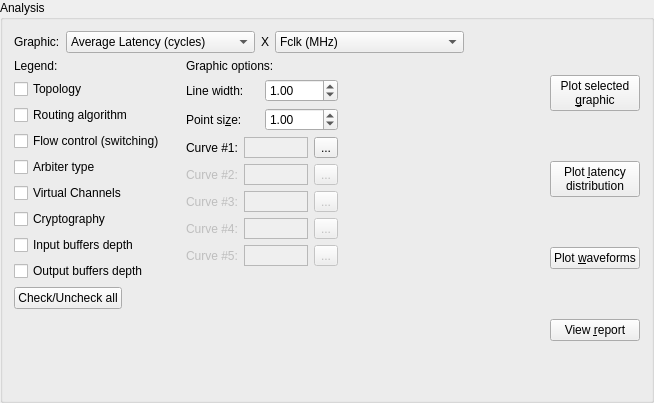
          <widget class="QGroupBox" name="groupBox_3">
           <property name="title">
            <string>Analysis</string>
           </property>
           <layout class="QVBoxLayout" name="verticalLayout_11">
            <item>
             <layout class="QHBoxLayout" name="horizontalLayout_33">
              <item>
               <layout class="QVBoxLayout" name="verticalLayout_14">
                <item>
                 <layout class="QHBoxLayout" name="horizontalLayout_32">
                  <item>
                   <widget class="QLabel" name="labelGraphic">
                    <property name="text">
                     <string>Graphic:</string>
                    </property>
                   </widget>
                  </item>
                  <item>
                   <widget class="QComboBox" name="comboBoxYAxisGraphic">
                    <property name="sizeAdjustPolicy">
                     <enum>QComboBox::AdjustToContents</enum>
                    </property>
                    <item>
                     <property name="text">
                      <string>Average Latency (cycles)</string>
                     </property>
                    </item>
                    <item>
                     <property name="text">
                      <string>Average Latency (ns)</string>
                     </property>
                    </item>
                    <item>
                     <property name="text">
                      <string>Accepted Traffic (normalized)</string>
                     </property>
                    </item>
                    <item>
                     <property name="text">
                      <string>Accepted Traffic (Mbps/n)</string>
                     </property>
                    </item>
                    <item>
                     <property name="text">
                      <string>% Met deadlines RT0</string>
                     </property>
                    </item>
                    <item>
                     <property name="text">
                      <string>% Met deadlines RT1</string>
                     </property>
                    </item>
                    <item>
                     <property name="text">
                      <string>% Met deadlines nRT0</string>
                     </property>
                    </item>
                    <item>
                     <property name="text">
                      <string>% Met deadlines nRT1</string>
                     </property>
                    </item>
                   </widget>
                  </item>
                  <item>
                   <widget class="QLabel" name="labelVersus">
                    <property name="text">
                     <string>X</string>
                    </property>
                   </widget>
                  </item>
                  <item>
                   <widget class="QComboBox" name="comboBoxXAxisGraphic">
                    <property name="sizeAdjustPolicy">
                     <enum>QComboBox::AdjustToContents</enum>
                    </property>
                    <item>
                     <property name="text">
                      <string>Fclk (MHz)</string>
                     </property>
                    </item>
                    <item>
                     <property name="text">
                      <string>Offered Traffic (normalized)</string>
                     </property>
                    </item>
                    <item>
                     <property name="text">
                      <string>Accepted Traffic (normalized)</string>
                     </property>
                    </item>
                    <item>
                     <property name="text">
                      <string>Accepted Traffic (Mbps/n)</string>
                     </property>
                    </item>
                   </widget>
                  </item>
                  <item>
                   <spacer name="horizontalSpacer_9">
                    <property name="orientation">
                     <enum>Qt::Horizontal</enum>
                    </property>
                    <property name="sizeHint" stdset="0">
                     <size>
                      <width>40</width>
                      <height>20</height>
                     </size>
                    </property>
                   </spacer>
                  </item>
                 </layout>
                </item>
                <item>
                 <layout class="QHBoxLayout" name="horizontalLayout_31">
                  <item>
                   <layout class="QVBoxLayout" name="verticalLayout_12">
                    <item>
                     <widget class="QLabel" name="labelLegendGraphic">
                      <property name="text">
                       <string>Legend:</string>
                      </property>
                     </widget>
                    </item>
                    <item>
                     <widget class="QCheckBox" name="checkBoxTopology">
                      <property name="statusTip">
                       <string>Show the experiment topology in the graph legend</string>
                      </property>
                      <property name="text">
                       <string>Topology</string>
                      </property>
                     </widget>
                    </item>
                    <item>
                     <widget class="QCheckBox" name="checkBoxRoutingAlgorithm">
                      <property name="statusTip">
                       <string>Show the experiment routing algorithm in the graph legend</string>
                      </property>
                      <property name="text">
                       <string>Routing algorithm</string>
                      </property>
                     </widget>
                    </item>
                    <item>
                     <widget class="QCheckBox" name="checkBoxFlowControl">
                      <property name="statusTip">
                       <string>Show the experiment flow control in the graph legend</string>
                      </property>
                      <property name="text">
                       <string>Flow control (switching)</string>
                      </property>
                     </widget>
                    </item>
                    <item>
                     <widget class="QCheckBox" name="checkBoxArbiterType">
                      <property name="statusTip">
                       <string>Show the experiment arbiter type in the graph legend</string>
                      </property>
                      <property name="text">
                       <string>Arbiter type</string>
                      </property>
                     </widget>
                    </item>
                    <item>
                     <widget class="QCheckBox" name="checkBoxVcOption">
                      <property name="statusTip">
                       <string>Show the experiment virtual channels option in the graph legend</string>
                      </property>
                      <property name="text">
                       <string>Virtual Channels</string>
                      </property>
                     </widget>
                    </item>
                    <item>
                     <widget class="QCheckBox" name="checkBoxCryptography">
                      <property name="text">
                       <string>Cryptography</string>
                      </property>
                     </widget>
                    </item>
                    <item>
                     <widget class="QCheckBox" name="checkBoxInputBuffersDepth">
                      <property name="statusTip">
                       <string>Show the experiment input buffers depth in the graph legend</string>
                      </property>
                      <property name="text">
                       <string>Input buffers depth</string>
                      </property>
                     </widget>
                    </item>
                    <item>
                     <widget class="QCheckBox" name="checkBoxOutputBuffersDepth">
                      <property name="statusTip">
                       <string>Show the experiment output buffers depth in the graph legend</string>
                      </property>
                      <property name="text">
                       <string>Output buffers depth</string>
                      </property>
                     </widget>
                    </item>
                    <item>
                     <layout class="QHBoxLayout" name="horizontalLayout_34">
                      <item>
                       <widget class="QPushButton" name="buttonCheckUncheckAll">
                        <property name="text">
                         <string>Check/Uncheck all</string>
                        </property>
                       </widget>
                      </item>
                      <item>
                       <spacer name="horizontalSpacer_10">
                        <property name="orientation">
                         <enum>Qt::Horizontal</enum>
                        </property>
                        <property name="sizeHint" stdset="0">
                         <size>
                          <width>40</width>
                          <height>20</height>
                         </size>
                        </property>
                       </spacer>
                      </item>
                     </layout>
                    </item>
                    <item>
                     <spacer name="verticalSpacer_4">
                      <property name="orientation">
                       <enum>Qt::Vertical</enum>
                      </property>
                      <property name="sizeHint" stdset="0">
                       <size>
                        <width>20</width>
                        <height>40</height>
                       </size>
                      </property>
                     </spacer>
                    </item>
                   </layout>
                  </item>
                  <item>
                   <layout class="QVBoxLayout" name="verticalLayout_10">
                    <item>
                     <widget class="QLabel" name="labelGraphicOptions">
                      <property name="text">
                       <string>Graphic options:</string>
                      </property>
                     </widget>
                    </item>
                    <item>
                     <layout class="QHBoxLayout" name="horizontalLayout_29">
                      <item>
                       <widget class="QLabel" name="labelLineWidth">
                        <property name="text">
                         <string>Line width:</string>
                        </property>
                        <property name="buddy">
                         <cstring>doubleSpinBoxLineWidth</cstring>
                        </property>
                       </widget>
                      </item>
                      <item>
                       <widget class="QDoubleSpinBox" name="doubleSpinBoxLineWidth">
                        <property name="correctionMode">
                         <enum>QAbstractSpinBox::CorrectToNearestValue</enum>
                        </property>
                        <property name="minimum">
                         <double>0.010000000000000</double>
                        </property>
                        <property name="maximum">
                         <double>5.000000000000000</double>
                        </property>
                        <property name="singleStep">
                         <double>0.500000000000000</double>
                        </property>
                        <property name="value">
                         <double>1.000000000000000</double>
                        </property>
                       </widget>
                      </item>
                     </layout>
                    </item>
                    <item>
                     <layout class="QHBoxLayout" name="horizontalLayout_30">
                      <item>
                       <widget class="QLabel" name="labelPointSize">
                        <property name="text">
                         <string>Point si&amp;ze:</string>
                        </property>
                        <property name="buddy">
                         <cstring>doubleSpinBoxPointSize</cstring>
                        </property>
                       </widget>
                      </item>
                      <item>
                       <widget class="QDoubleSpinBox" name="doubleSpinBoxPointSize">
                        <property name="correctionMode">
                         <enum>QAbstractSpinBox::CorrectToNearestValue</enum>
                        </property>
                        <property name="minimum">
                         <double>0.010000000000000</double>
                        </property>
                        <property name="maximum">
                         <double>5.000000000000000</double>
                        </property>
                        <property name="singleStep">
                         <double>0.500000000000000</double>
                        </property>
                        <property name="value">
                         <double>1.000000000000000</double>
                        </property>
                       </widget>
                      </item>
                     </layout>
                    </item>
                    <item>
                     <layout class="QHBoxLayout" name="horizontalLayout_24">
                      <item>
                       <widget class="QLabel" name="labelColorCurve1">
                        <property name="text">
                         <string>Curve #1:</string>
                        </property>
                       </widget>
                      </item>
                      <item>
                       <widget class="QFrame" name="frameCurve1">
                        <property name="minimumSize">
                         <size>
                          <width>64</width>
                          <height>0</height>
                         </size>
                        </property>
                        <property name="autoFillBackground">
                         <bool>true</bool>
                        </property>
                        <property name="frameShape">
                         <enum>QFrame::StyledPanel</enum>
                        </property>
                        <property name="frameShadow">
                         <enum>QFrame::Raised</enum>
                        </property>
                       </widget>
                      </item>
                      <item>
                       <widget class="QToolButton" name="toolButtonColorCurve1">
                        <property name="text">
                         <string>...</string>
                        </property>
                        <property name="icon">
                         <iconset resource="../resources/Icons.qrc">
                          <normaloff>:/icons/icons/color_picker_icon.png</normaloff>:/icons/icons/color_picker_icon.png</iconset>
                        </property>
                       </widget>
                      </item>
                     </layout>
                    </item>
                    <item>
                     <layout class="QHBoxLayout" name="horizontalLayout_25">
                      <item>
                       <widget class="QLabel" name="labelColorCurve2">
                        <property name="enabled">
                         <bool>false</bool>
                        </property>
                        <property name="text">
                         <string>Curve #2:</string>
                        </property>
                       </widget>
                      </item>
                      <item>
                       <widget class="QFrame" name="frameCurve2">
                        <property name="enabled">
                         <bool>false</bool>
                        </property>
                        <property name="minimumSize">
                         <size>
                          <width>64</width>
                          <height>0</height>
                         </size>
                        </property>
                        <property name="autoFillBackground">
                         <bool>true</bool>
                        </property>
                        <property name="frameShape">
                         <enum>QFrame::StyledPanel</enum>
                        </property>
                        <property name="frameShadow">
                         <enum>QFrame::Raised</enum>
                        </property>
                       </widget>
                      </item>
                      <item>
                       <widget class="QToolButton" name="toolButtonColorCurve2">
                        <property name="enabled">
                         <bool>false</bool>
                        </property>
                        <property name="text">
                         <string>...</string>
                        </property>
                        <property name="icon">
                         <iconset resource="../resources/Icons.qrc">
                          <normaloff>:/icons/icons/color_picker_icon.png</normaloff>:/icons/icons/color_picker_icon.png</iconset>
                        </property>
                       </widget>
                      </item>
                     </layout>
                    </item>
                    <item>
                     <layout class="QHBoxLayout" name="horizontalLayout_26">
                      <item>
                       <widget class="QLabel" name="labelColorCurve3">
                        <property name="enabled">
                         <bool>false</bool>
                        </property>
                        <property name="text">
                         <string>Curve #3:</string>
                        </property>
                       </widget>
                      </item>
                      <item>
                       <widget class="QFrame" name="frameCurve3">
                        <property name="enabled">
                         <bool>false</bool>
                        </property>
                        <property name="minimumSize">
                         <size>
                          <width>64</width>
                          <height>0</height>
                         </size>
                        </property>
                        <property name="autoFillBackground">
                         <bool>true</bool>
                        </property>
                        <property name="frameShape">
                         <enum>QFrame::StyledPanel</enum>
                        </property>
                        <property name="frameShadow">
                         <enum>QFrame::Raised</enum>
                        </property>
                       </widget>
                      </item>
                      <item>
                       <widget class="QToolButton" name="toolButtonColorCurve3">
                        <property name="enabled">
                         <bool>false</bool>
                        </property>
                        <property name="text">
                         <string>...</string>
                        </property>
                        <property name="icon">
                         <iconset resource="../resources/Icons.qrc">
                          <normaloff>:/icons/icons/color_picker_icon.png</normaloff>:/icons/icons/color_picker_icon.png</iconset>
                        </property>
                       </widget>
                      </item>
                     </layout>
                    </item>
                    <item>
                     <layout class="QHBoxLayout" name="horizontalLayout_27">
                      <item>
                       <widget class="QLabel" name="labelColorCurve4">
                        <property name="enabled">
                         <bool>false</bool>
                        </property>
                        <property name="text">
                         <string>Curve #4:</string>
                        </property>
                       </widget>
                      </item>
                      <item>
                       <widget class="QFrame" name="frameCurve4">
                        <property name="enabled">
                         <bool>false</bool>
                        </property>
                        <property name="minimumSize">
                         <size>
                          <width>64</width>
                          <height>0</height>
                         </size>
                        </property>
                        <property name="autoFillBackground">
                         <bool>true</bool>
                        </property>
                        <property name="frameShape">
                         <enum>QFrame::StyledPanel</enum>
                        </property>
                        <property name="frameShadow">
                         <enum>QFrame::Raised</enum>
                        </property>
                       </widget>
                      </item>
                      <item>
                       <widget class="QToolButton" name="toolButtonColorCurve4">
                        <property name="enabled">
                         <bool>false</bool>
                        </property>
                        <property name="text">
                         <string>...</string>
                        </property>
                        <property name="icon">
                         <iconset resource="../resources/Icons.qrc">
                          <normaloff>:/icons/icons/color_picker_icon.png</normaloff>:/icons/icons/color_picker_icon.png</iconset>
                        </property>
                       </widget>
                      </item>
                     </layout>
                    </item>
                    <item>
                     <layout class="QHBoxLayout" name="horizontalLayout_28">
                      <item>
                       <widget class="QLabel" name="labelColorCurve5">
                        <property name="enabled">
                         <bool>false</bool>
                        </property>
                        <property name="text">
                         <string>Curve #5:</string>
                        </property>
                       </widget>
                      </item>
                      <item>
                       <widget class="QFrame" name="frameCurve5">
                        <property name="enabled">
                         <bool>false</bool>
                        </property>
                        <property name="minimumSize">
                         <size>
                          <width>64</width>
                          <height>0</height>
                         </size>
                        </property>
                        <property name="autoFillBackground">
                         <bool>true</bool>
                        </property>
                        <property name="frameShape">
                         <enum>QFrame::StyledPanel</enum>
                        </property>
                        <property name="frameShadow">
                         <enum>QFrame::Raised</enum>
                        </property>
                       </widget>
                      </item>
                      <item>
                       <widget class="QToolButton" name="toolButtonColorCurve5">
                        <property name="enabled">
                         <bool>false</bool>
                        </property>
                        <property name="text">
                         <string>...</string>
                        </property>
                        <property name="icon">
                         <iconset resource="../resources/Icons.qrc">
                          <normaloff>:/icons/icons/color_picker_icon.png</normaloff>:/icons/icons/color_picker_icon.png</iconset>
                        </property>
                       </widget>
                      </item>
                     </layout>
                    </item>
                    <item>
                     <spacer name="verticalSpacer_5">
                      <property name="orientation">
                       <enum>Qt::Vertical</enum>
                      </property>
                      <property name="sizeHint" stdset="0">
                       <size>
                        <width>20</width>
                        <height>40</height>
                       </size>
                      </property>
                     </spacer>
                    </item>
                   </layout>
                  </item>
                  <item>
                   <spacer name="horizontalSpacer_11">
                    <property name="orientation">
                     <enum>Qt::Horizontal</enum>
                    </property>
                    <property name="sizeHint" stdset="0">
                     <size>
                      <width>40</width>
                      <height>20</height>
                     </size>
                    </property>
                   </spacer>
                  </item>
                 </layout>
                </item>
                <item>
                 <spacer name="verticalSpacer_3">
                  <property name="orientation">
                   <enum>Qt::Vertical</enum>
                  </property>
                  <property name="sizeHint" stdset="0">
                   <size>
                    <width>20</width>
                    <height>40</height>
                   </size>
                  </property>
                 </spacer>
                </item>
               </layout>
              </item>
              <item>
               <spacer name="horizontalSpacer_13">
                <property name="orientation">
                 <enum>Qt::Horizontal</enum>
                </property>
                <property name="sizeHint" stdset="0">
                 <size>
                  <width>40</width>
                  <height>20</height>
                 </size>
                </property>
               </spacer>
              </item>
              <item>
               <layout class="QVBoxLayout" name="verticalLayout_13">
                <item>
                 <widget class="QPushButton" name="buttonPlotGraphicSelected">
                  <property name="text">
                   <string>Plot selected
&amp;graphic</string>
                  </property>
                  <property name="icon">
                   <iconset resource="../resources/Icons.qrc">
                    <normaloff>:/icons/icons/plot_graphic_icon.png</normaloff>:/icons/icons/plot_graphic_icon.png</iconset>
                  </property>
                  <property name="iconSize">
                   <size>
                    <width>48</width>
                    <height>48</height>
                   </size>
                  </property>
                 </widget>
                </item>
                <item>
                 <widget class="QPushButton" name="buttonPlotLatencyDistribution">
                  <property name="text">
                   <string>Plot &amp;latency
distribution</string>
                  </property>
                  <property name="icon">
                   <iconset resource="../resources/Icons.qrc">
                    <normaloff>:/icons/icons/latency_distribution_icon.png</normaloff>:/icons/icons/latency_distribution_icon.png</iconset>
                  </property>
                  <property name="iconSize">
                   <size>
                    <width>48</width>
                    <height>48</height>
                   </size>
                  </property>
                 </widget>
                </item>
                <item>
                 <widget class="QPushButton" name="buttonPlotWaveform">
                  <property name="text">
                   <string>Plot &amp;waveforms</string>
                  </property>
                  <property name="icon">
                   <iconset resource="../resources/Icons.qrc">
                    <normaloff>:/icons/icons/waveform_icon.png</normaloff>:/icons/icons/waveform_icon.png</iconset>
                  </property>
                  <property name="iconSize">
                   <size>
                    <width>48</width>
                    <height>48</height>
                   </size>
                  </property>
                 </widget>
                </item>
                <item>
                 <widget class="QPushButton" name="buttonViewReport">
                  <property name="text">
                   <string>View &amp;report</string>
                  </property>
                  <property name="icon">
                   <iconset resource="../resources/Icons.qrc">
                    <normaloff>:/icons/icons/report_icon.png</normaloff>:/icons/icons/report_icon.png</iconset>
                  </property>
                  <property name="iconSize">
                   <size>
                    <width>48</width>
                    <height>48</height>
                   </size>
                  </property>
                 </widget>
                </item>
               </layout>
              </item>
             </layout>
            </item>
           </layout>
          </widget>
